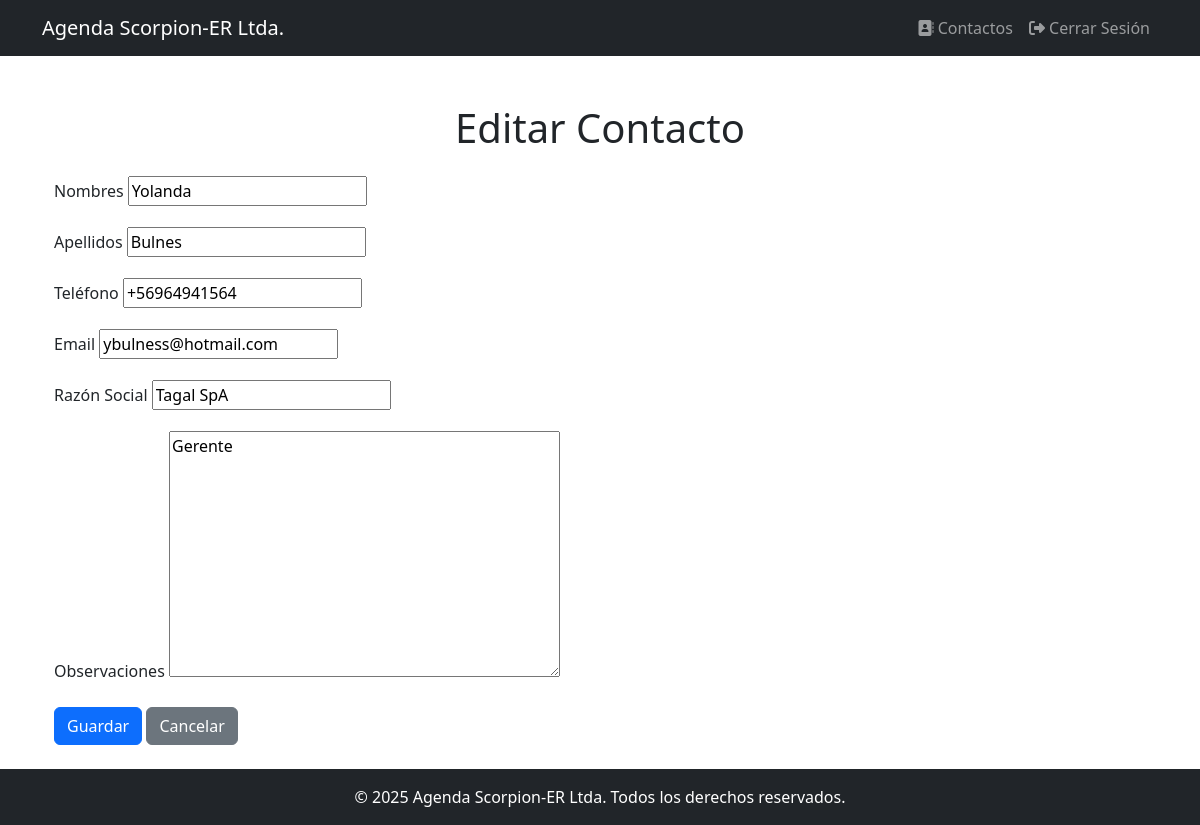
/contacts/2/edit/ (signed in), run on the app's committed database.
### agenda/models.py (models this page shows, shortened)
class Contact(models.Model):
    nombres = models.CharField(max_length=100)
    apellidos = models.CharField(max_length=100)
    telefono = models.CharField(max_length=15, unique=True) #Teléfono único
    email = models.EmailField(unique=True) # Email único
    razon_social = models.CharField(max_length=100)
    observaciones = models.TextField(blank=True, default="")
    fecha_registro = models.DateTimeField(default=timezone.now)
    creado_por = models.ForeignKey(User, on_delete=models.SET_NULL, null=True, related_name='contactos_creados')
    modificado_por = models.ForeignKey(User, on_delete=models.SET_NULL, null=True, related_name='contactos_modificados')

### agenda/views.py (the view)
# urls.py: path('<int:pk>/edit/', views.contact_update, name='contact_update'),
@login_required
def contact_update(request, pk):
    contact = get_object_or_404(Contact, pk=pk)
    if request.method == 'POST':
        form = ContactForm(request.POST, instance=contact)
        if form.is_valid():
            contact = form.save(commit=False)
            contact.modificado_por = request.user  # Asigna el usuario actual
            contact.save()
            return redirect('contact_list')
    else:
        form = ContactForm(instance=contact)
    return render(request, 'agenda/contact_form.html', {'form': form})

### agenda/forms.py
class ContactForm(forms.ModelForm):
    class Meta:
        model = Contact
        fields = ['nombres', 'apellidos', 'telefono', 'email', 'razon_social', 'observaciones']

### agenda/templates/agenda/contact_form.html (shortened to what this page needs)
{% extends 'base.html' %}
{% block content %}
<div class="container mt-5">
    <h1 class="text-center mb-4">{% if form.instance.pk %}Editar{% else %}Crear{% endif %} Contacto</h1>
    <form method="post" class="needs-validation" novalidate>
        <div class="mb-3">
            <label for="id_nombres" class="form-label">Nombres</label>
            {{ form.nombres }}
        </div>
        <div class="mb-3">
            <label for="id_apellidos" class="form-label">Apellidos</label>
            {{ form.apellidos }}
        </div>
        <div class="mb-3">
            <label for="id_telefono" class="form-label">Teléfono</label>
            {{ form.telefono }}
        </div>
        <div class="mb-3">
            <label for="id_email" class="form-label">Email</label>
            {{ form.email }}
        </div>
        <div class="mb-3">
            <label for="id_razon_social" class="form-label">Razón Social</label>
            {{ form.razon_social }}
        </div>
        <div class="mb-3">
            <label for="id_observaciones" class="form-label">Observaciones</label>
            {{ form.observaciones }}
        </div>
        <button type="submit" class="btn btn-primary">Guardar</button>
        <a href="{% url 'contact_list' %}" class="btn btn-secondary">Cancelar</a>
    </form>
</div>
{% endblock %}

### data on the page
Contact: nombres "Yolanda", apellidos "Bulnes", telefono "+56964941564", email "ybulness@hotmail.com", razon_social "Tagal SpA", observaciones "Gerente"
